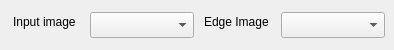
  <widget class="QWidget" name="widget" native="true">
   <property name="geometry">
    <rect>
     <x>0</x>
     <y>0</y>
     <width>394</width>
     <height>50</height>
    </rect>
   </property>
   <property name="sizePolicy">
    <sizepolicy hsizetype="Expanding" vsizetype="Expanding">
     <horstretch>0</horstretch>
     <verstretch>0</verstretch>
    </sizepolicy>
   </property>
   <widget class="QLabel" name="inputLabel1">
    <property name="geometry">
     <rect>
      <x>13</x>
      <y>14</y>
      <width>72</width>
      <height>16</height>
     </rect>
    </property>
    <property name="text">
     <string>Input image</string>
    </property>
   </widget>
   <widget class="QComboBox" name="inputImageComboBox">
    <property name="geometry">
     <rect>
      <x>90</x>
      <y>12</y>
      <width>104</width>
      <height>26</height>
     </rect>
    </property>
    <property name="sizePolicy">
     <sizepolicy hsizetype="Expanding" vsizetype="Expanding">
      <horstretch>0</horstretch>
      <verstretch>0</verstretch>
     </sizepolicy>
    </property>
   </widget>
   <widget class="QLabel" name="inputLabel2">
    <property name="geometry">
     <rect>
      <x>204</x>
      <y>14</y>
      <width>72</width>
      <height>16</height>
     </rect>
    </property>
    <property name="text">
     <string>Edge Image</string>
    </property>
   </widget>
   <widget class="QComboBox" name="edgeImageComboBox">
    <property name="geometry">
     <rect>
      <x>281</x>
      <y>12</y>
      <width>104</width>
      <height>26</height>
     </rect>
    </property>
    <property name="sizePolicy">
     <sizepolicy hsizetype="Expanding" vsizetype="Expanding">
      <horstretch>0</horstretch>
      <verstretch>0</verstretch>
     </sizepolicy>
    </property>
   </widget>
  </widget>
